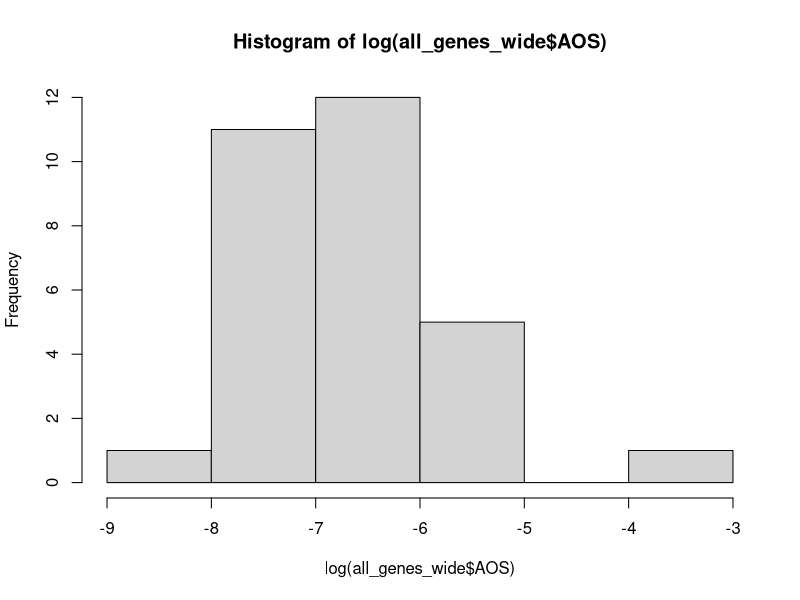
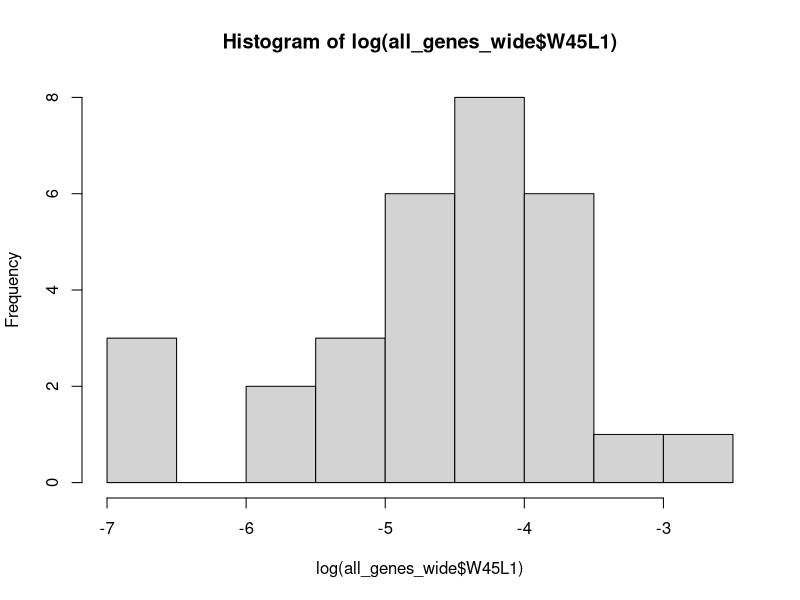
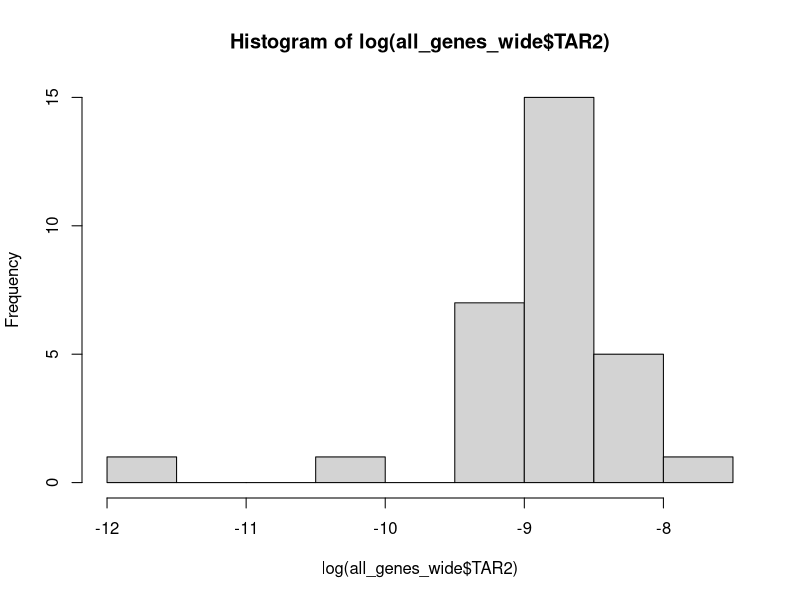
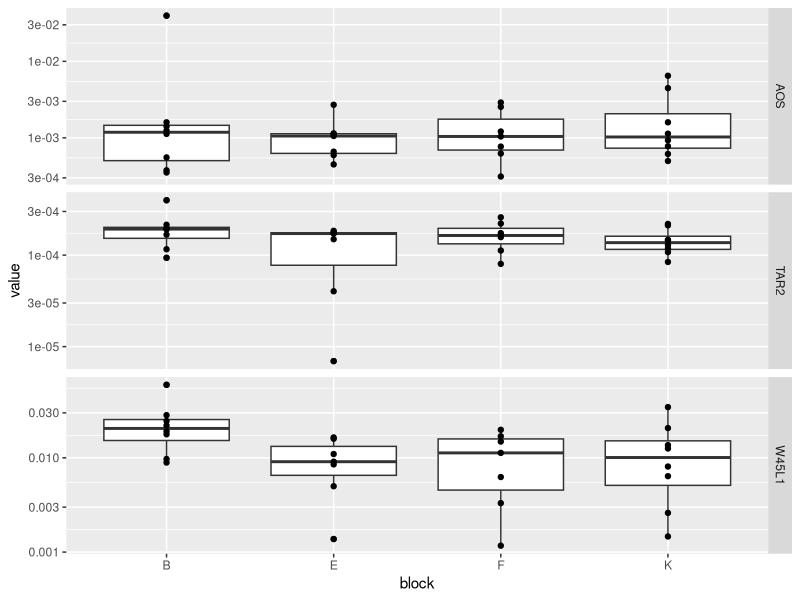
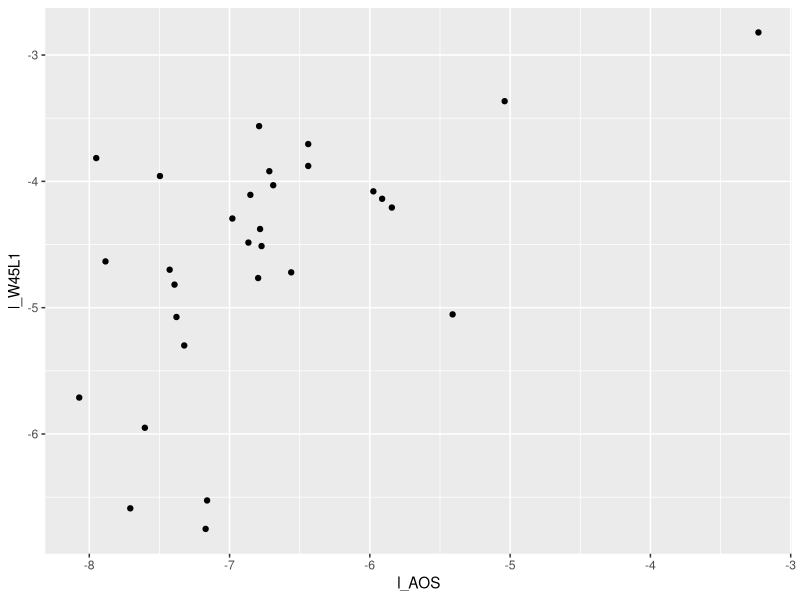
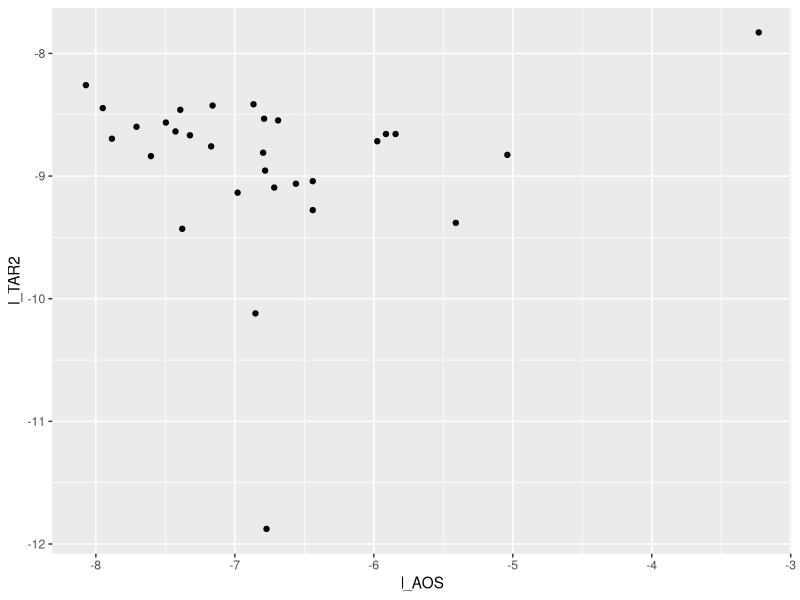
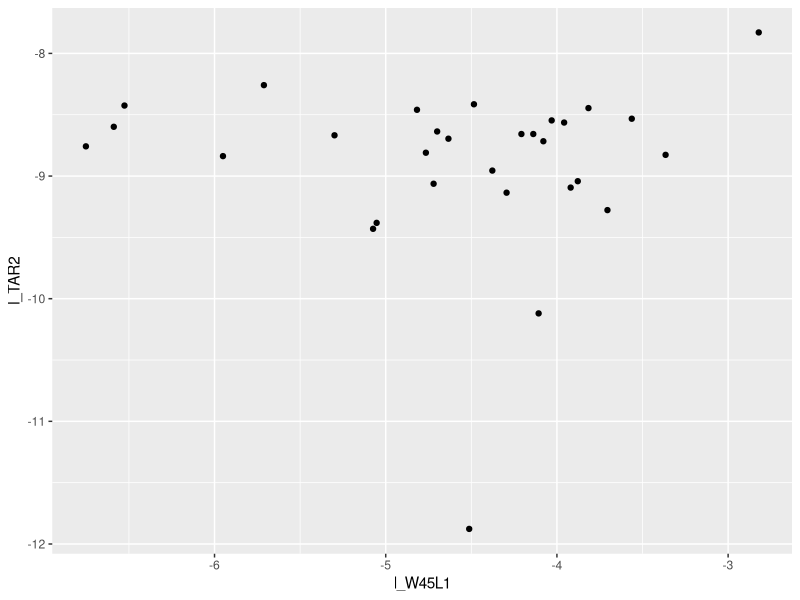
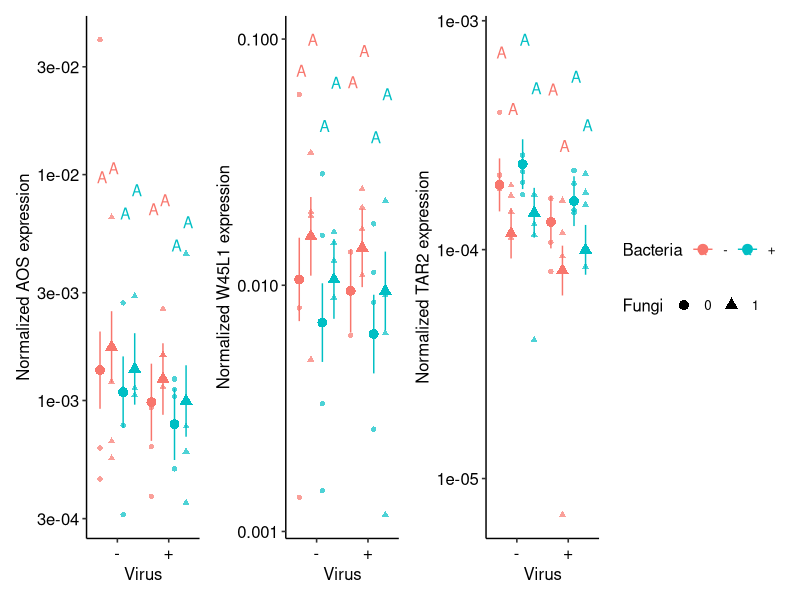

Write R code to recreate these figures, in order.
library(ggplot2)
library(ggpubr)
library(tidyverse)
library(patchwork)
library(lme4)
library(emmeans)
library(multcomp)

setwd("C:/Users/julia/OneDrive - Michigan State University/Documents/MSU/Bonito Lab/Virus_interactions/virus_endophyte_interactions/")

ct_dat <- read.csv("./Data/RT-qPCR_immune_ct_data_Feb7-8_2021.csv", stringsAsFactors = F)

exp_stat <- function(exper, inoculum){
  exper <- as.numeric(exper)
  if (inoculum == "virus"){
    if (exper %% 2 == 0){
      return(1)
    }
    else{
      return(0)
    }
  }
  else if(inoculum == "fungi"){
    if (exper < 5){
      return(1)
    }
    else{
      return(0)
    }
  }
  else if(inoculum == "bact"){
    if (exper < 3){
      return(1)
    }
    else if(exper > 4 && exper < 7){
      return(1)
    }
    else{
      return(0)
    }
  }
}

exp_stat(3, "virus")

ct_dat %>%
  mutate(Sample = gsub("^.*_", "", Name),
         block = substr(Sample, 1, 1),
         exper = substr(Sample, 2, 2),
         virus = unlist(map(exper, exp_stat, inoculum="virus")),
         bact = unlist(map(exper, exp_stat, inoculum="bact")),
         fungi = unlist(map(exper, exp_stat, inoculum="fungi"))) -> ct_dat_mut
ct_dat_mut %>%
  group_by(Name) %>%
  mutate(ct_mean = mean(Ct_SYBR),
            ct_sd = sd(Ct_SYBR)) -> ct_dat_sum
ct_dat_mut %>%
  filter(Target == "Ubi4",
         RT == 1) %>%
  arrange(Sample) %>%
  group_by(Name) %>%
  summarize(ct_mean = mean(Ct_SYBR),
         ct_sd = sd(Ct_SYBR)) -> ref_gene

ct_dat_mut %>%
  filter(Target == "AOS",
         RT == 1) %>%
  arrange(Sample) %>%
  group_by(Name) %>%
  summarize(ct_mean = mean(Ct_SYBR),
            ct_sd = sd(Ct_SYBR)) -> AOS_target
ct_dat_mut %>%
  filter(Target == "W45L1",
         RT == 1) %>%
  arrange(Sample) %>%
  group_by(Name) %>%
  summarize(ct_mean = mean(Ct_SYBR),
            ct_sd = sd(Ct_SYBR)) -> W45L1_target
ct_dat_mut %>%
  filter(Target == "TAR2",
         RT == 1) %>%
  arrange(Sample) %>%
  group_by(Name) %>%
  summarize(ct_mean = mean(Ct_SYBR),
            ct_sd = sd(Ct_SYBR)) -> TAR2_target
TAR2_target

ct_dat_mut %>%
  filter(Target == "Ubi4",
         RT == 1,
         Rep == 1) %>%
  arrange(Sample) -> factorial_dat
all_genes_wide <- data.frame(
  AOS = 2^(ref_gene$ct_mean - AOS_target$ct_mean),
  W45L1 = 2^(ref_gene$ct_mean - W45L1_target$ct_mean),
  TAR2 = 2^(ref_gene$ct_mean - TAR2_target$ct_mean)
)
all_genes_wide <- cbind(all_genes_wide, factorial_dat[,7:12])
all_genes_wide

hist(log(all_genes_wide$AOS))
hist(log(all_genes_wide$W45L1))
hist(log(all_genes_wide$TAR2))

all_genes_wide %>%
  mutate(l_AOS = log(AOS),
         l_W45L1 = log(W45L1),
         l_TAR2 = log(TAR2)) -> all_genes_wide

all_genes_wide
m_AOS <- lmer(l_AOS ~ virus + bact + fungi + (1|block), all_genes_wide)
summary(m_AOS)
m_AOS.emm <- emmeans(m_AOS, ~ virus + bact + fungi)
cld.AOS <- cld(m_AOS.emm, alpha = 0.05, Letters = LETTERS)
cld.AOS

m_W45L1 <- lmer(l_W45L1 ~ virus + bact + fungi + (1|block), all_genes_wide)
summary(m_W45L1)
m_W45L1.emm <- emmeans(m_W45L1, ~ virus + bact + fungi)
cld.W45L1 <- cld(m_W45L1.emm, alpha = 0.05, Letters = LETTERS)
cld.W45L1

m_TAR2 <- lmer(l_TAR2 ~ virus + bact + fungi + (1|block), all_genes_wide)
summary(m_TAR2)
m_TAR2.emm <- emmeans(m_TAR2, ~ virus + bact + fungi)
cld.TAR2 <- cld(m_TAR2.emm, alpha = 0.05, Letters = LETTERS)
cld.TAR2$emmean

all_genes_wide

all_genes_wide %>%
  pivot_longer(cols = AOS:TAR2,
              names_to = "target") -> all_genes_long
all_genes_long %>%
  ggplot(aes(x = block, y = value)) + 
  geom_boxplot() + geom_point() + 
  facet_grid(target~., scales = "free") +
  scale_y_log10()
  
cld.AOS %>%
  ggplot(aes(x = factor(virus),
             color = factor(bact),
             shape = factor(fungi),
             y = exp(emmean))) +
  geom_point(position = position_dodge(width = 0.9),
             size = 3) +
  geom_errorbar(aes(ymin = exp(emmean - SE),
                ymax = exp(emmean + SE)),
                width = 0,
                position = position_dodge(width = 0.9)) +
  geom_point(data = all_genes_wide,
             aes(x = factor(virus),
                 color = factor(bact),
                 shape = factor(fungi),
                 y = AOS),
             position = position_dodge(width = 0.9),
             alpha = 0.7) +
  geom_text(aes(label=.group, y = exp(emmean + 5*SE)),
            # colour = "black",
            position = position_dodge(width = 0.9)) +
  scale_y_log10() +
  theme_pubr() +
  scale_x_discrete(labels=c("-", "+")) +
  scale_color_discrete(labels=c("-", "+")) +
  scale_fill_discrete(labels=c("-", "+")) +
  labs(x = "Virus",
       color = "Bacteria",
       shape = "Fungi",
       y = "Normalized AOS expression") -> AOS_plot
cld.W45L1 %>%
  ggplot(aes(x = factor(virus),
             color = factor(bact),
             shape = factor(fungi),
             y = exp(emmean))) +
  geom_point(position = position_dodge(width = 0.9),
             size = 3) +
  geom_errorbar(aes(ymin = exp(emmean - SE),
                    ymax = exp(emmean + SE)),
                width = 0,
                position = position_dodge(width = 0.9)) +
  geom_point(data = all_genes_wide,
             aes(x = factor(virus),
                 color = factor(bact),
                 shape = factor(fungi),
                 y = W45L1),
             position = position_dodge(width = 0.9),
             alpha = 0.7) +
  geom_text(aes(label=.group, y = exp(emmean + 5*SE)),
            # colour = "black",
            position = position_dodge(width = 0.9)) +
  scale_y_log10() +
  theme_pubr() +
  scale_x_discrete(labels=c("-", "+")) +
  scale_color_discrete(labels=c("-", "+")) +
  scale_fill_discrete(labels=c("-", "+")) +
  labs(x = "Virus",
       color = "Bacteria",
       shape = "Fungi",
       y = "Normalized W45L1 expression") -> W45L1_plot
cld.TAR2 %>%
  ggplot(aes(x = factor(virus),
             color = factor(bact),
             shape = factor(fungi),
             y = exp(emmean))) +
  geom_point(position = position_dodge(width = 0.9),
             size = 3) +
  geom_errorbar(aes(ymin = exp(emmean - SE),
                    ymax = exp(emmean + SE)),
                width = 0,
                position = position_dodge(width = 0.9)) +
  geom_point(data = all_genes_wide,
             aes(x = factor(virus),
                 color = factor(bact),
                 shape = factor(fungi),
                 y = TAR2),
             position = position_dodge(width = 0.9),
             alpha = 0.7) +
  geom_text(aes(label=.group, y = exp(emmean + 5*SE)),
            # colour = "black",
            position = position_dodge(width = 0.9)) +
  scale_y_log10() +
  theme_pubr() +
  scale_x_discrete(labels=c("-", "+")) +
  scale_color_discrete(labels=c("-", "+")) +
  scale_fill_discrete(labels=c("-", "+")) +
  labs(x = "Virus",
       color = "Bacteria",
       shape = "Fungi",
       y = "Normalized TAR2 expression") -> TAR2_plot

g <- AOS_plot + W45L1_plot + TAR2_plot + plot_layout(guides = "collect")

ggsave("./Figures/immune_gene_exp_14dpi.png", g, dpi = 400, units="in", height = 8, width = 10)

all_genes_wide %>%
  ggplot(aes(x = l_AOS, y=l_W45L1)) +
  geom_point()
all_genes_wide %>%
  ggplot(aes(x = l_AOS, y=l_TAR2)) +
  geom_point()
all_genes_wide %>%
  ggplot(aes(x = l_W45L1, y=l_TAR2)) +
  geom_point()
